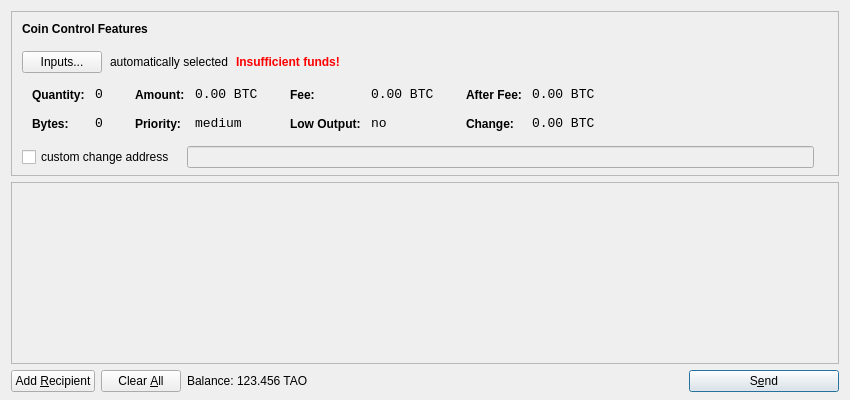
<?xml version="1.0" encoding="UTF-8"?>
<ui version="4.0">
 <class>SendCoinsDialog</class>
 <widget class="QDialog" name="SendCoinsDialog">
  <property name="geometry">
   <rect>
    <x>0</x>
    <y>0</y>
    <width>850</width>
    <height>400</height>
   </rect>
  </property>
  <property name="windowTitle">
   <string>Send Coins</string>
  </property>
  <layout class="QVBoxLayout" name="verticalLayout" stretch="0,1,0">
   <property name="bottomMargin">
    <number>8</number>
   </property>
   <item>
    <widget class="QFrame" name="frameCoinControl">
     <property name="sizePolicy">
      <sizepolicy hsizetype="Expanding" vsizetype="Expanding">
       <horstretch>0</horstretch>
       <verstretch>0</verstretch>
      </sizepolicy>
     </property>
     <property name="maximumSize">
      <size>
       <width>16777215</width>
       <height>16777215</height>
      </size>
     </property>
     <property name="frameShape">
      <enum>QFrame::StyledPanel</enum>
     </property>
     <property name="frameShadow">
      <enum>QFrame::Sunken</enum>
     </property>
     <layout class="QVBoxLayout" name="verticalLayoutCoinControl2">
      <property name="spacing">
       <number>-1</number>
      </property>
      <property name="leftMargin">
       <number>0</number>
      </property>
      <property name="topMargin">
       <number>0</number>
      </property>
      <property name="rightMargin">
       <number>0</number>
      </property>
      <property name="bottomMargin">
       <number>6</number>
      </property>
      <item>
       <layout class="QVBoxLayout" name="verticalLayoutCoinControl" stretch="0,0,0,0,1">
        <property name="spacing">
         <number>0</number>
        </property>
        <property name="leftMargin">
         <number>10</number>
        </property>
        <property name="topMargin">
         <number>10</number>
        </property>
        <item>
         <layout class="QHBoxLayout" name="horizontalLayoutCoinControl1">
          <property name="bottomMargin">
           <number>15</number>
          </property>
          <item>
           <widget class="QLabel" name="labelCoinControlFeatures">
            <property name="sizePolicy">
             <sizepolicy hsizetype="Preferred" vsizetype="Maximum">
              <horstretch>0</horstretch>
              <verstretch>0</verstretch>
             </sizepolicy>
            </property>
            <property name="font">
             <font>
              <weight>75</weight>
              <bold>true</bold>
             </font>
            </property>
            <property name="styleSheet">
             <string notr="true">font-weight:bold;</string>
            </property>
            <property name="text">
             <string>Coin Control Features</string>
            </property>
           </widget>
          </item>
         </layout>
        </item>
        <item>
         <layout class="QHBoxLayout" name="horizontalLayoutCoinControl2" stretch="0,0,0,0">
          <property name="spacing">
           <number>8</number>
          </property>
          <property name="bottomMargin">
           <number>10</number>
          </property>
          <item>
           <widget class="QPushButton" name="pushButtonCoinControl">
            <property name="styleSheet">
             <string notr="true"/>
            </property>
            <property name="text">
             <string>Inputs...</string>
            </property>
           </widget>
          </item>
          <item>
           <widget class="QLabel" name="labelCoinControlAutomaticallySelected">
            <property name="text">
             <string>automatically selected</string>
            </property>
            <property name="margin">
             <number>5</number>
            </property>
           </widget>
          </item>
          <item>
           <widget class="QLabel" name="labelCoinControlInsuffFunds">
            <property name="font">
             <font>
              <weight>75</weight>
              <bold>true</bold>
             </font>
            </property>
            <property name="styleSheet">
             <string notr="true">color:red;font-weight:bold;</string>
            </property>
            <property name="text">
             <string>Insufficient funds!</string>
            </property>
            <property name="margin">
             <number>5</number>
            </property>
           </widget>
          </item>
          <item>
           <spacer name="horizontalSpacerCoinControl">
            <property name="orientation">
             <enum>Qt::Horizontal</enum>
            </property>
            <property name="sizeHint" stdset="0">
             <size>
              <width>40</width>
              <height>1</height>
             </size>
            </property>
           </spacer>
          </item>
         </layout>
        </item>
        <item>
         <widget class="QWidget" name="widgetCoinControl" native="true">
          <property name="sizePolicy">
           <sizepolicy hsizetype="Preferred" vsizetype="Preferred">
            <horstretch>0</horstretch>
            <verstretch>0</verstretch>
           </sizepolicy>
          </property>
          <property name="minimumSize">
           <size>
            <width>0</width>
            <height>0</height>
           </size>
          </property>
          <property name="styleSheet">
           <string notr="true"/>
          </property>
          <layout class="QHBoxLayout" name="horizontalLayoutCoinControl5">
           <property name="margin">
            <number>0</number>
           </property>
           <item>
            <layout class="QHBoxLayout" name="horizontalLayoutCoinControl3" stretch="0,0,0,1">
             <property name="spacing">
              <number>20</number>
             </property>
             <property name="topMargin">
              <number>0</number>
             </property>
             <property name="bottomMargin">
              <number>10</number>
             </property>
             <item>
              <layout class="QFormLayout" name="formLayoutCoinControl1">
               <property name="horizontalSpacing">
                <number>10</number>
               </property>
               <property name="verticalSpacing">
                <number>14</number>
               </property>
               <property name="leftMargin">
                <number>10</number>
               </property>
               <property name="topMargin">
                <number>4</number>
               </property>
               <property name="rightMargin">
                <number>6</number>
               </property>
               <item row="0" column="0">
                <widget class="QLabel" name="labelCoinControlQuantityText">
                 <property name="styleSheet">
                  <string notr="true">font-weight:bold;</string>
                 </property>
                 <property name="text">
                  <string>Quantity:</string>
                 </property>
                 <property name="margin">
                  <number>0</number>
                 </property>
                </widget>
               </item>
               <item row="0" column="1">
                <widget class="QLabel" name="labelCoinControlQuantity">
                 <property name="font">
                  <font>
                   <family>Monospace</family>
                   <pointsize>10</pointsize>
                  </font>
                 </property>
                 <property name="cursor">
                  <cursorShape>IBeamCursor</cursorShape>
                 </property>
                 <property name="contextMenuPolicy">
                  <enum>Qt::ActionsContextMenu</enum>
                 </property>
                 <property name="text">
                  <string notr="true">0</string>
                 </property>
                 <property name="margin">
                  <number>0</number>
                 </property>
                 <property name="textInteractionFlags">
                  <set>Qt::LinksAccessibleByMouse|Qt::TextSelectableByKeyboard|Qt::TextSelectableByMouse</set>
                 </property>
                </widget>
               </item>
               <item row="1" column="0">
                <widget class="QLabel" name="labelCoinControlBytesText">
                 <property name="styleSheet">
                  <string notr="true">font-weight:bold;</string>
                 </property>
                 <property name="text">
                  <string>Bytes:</string>
                 </property>
                </widget>
               </item>
               <item row="1" column="1">
                <widget class="QLabel" name="labelCoinControlBytes">
                 <property name="font">
                  <font>
                   <family>Monospace</family>
                   <pointsize>10</pointsize>
                  </font>
                 </property>
                 <property name="cursor">
                  <cursorShape>IBeamCursor</cursorShape>
                 </property>
                 <property name="contextMenuPolicy">
                  <enum>Qt::ActionsContextMenu</enum>
                 </property>
                 <property name="text">
                  <string notr="true">0</string>
                 </property>
                 <property name="textInteractionFlags">
                  <set>Qt::LinksAccessibleByMouse|Qt::TextSelectableByKeyboard|Qt::TextSelectableByMouse</set>
                 </property>
                </widget>
               </item>
              </layout>
             </item>
             <item>
              <layout class="QFormLayout" name="formLayoutCoinControl2">
               <property name="horizontalSpacing">
                <number>10</number>
               </property>
               <property name="verticalSpacing">
                <number>14</number>
               </property>
               <property name="leftMargin">
                <number>6</number>
               </property>
               <property name="topMargin">
                <number>4</number>
               </property>
               <property name="rightMargin">
                <number>6</number>
               </property>
               <item row="0" column="0">
                <widget class="QLabel" name="labelCoinControlAmountText">
                 <property name="styleSheet">
                  <string notr="true">font-weight:bold;</string>
                 </property>
                 <property name="text">
                  <string>Amount:</string>
                 </property>
                 <property name="margin">
                  <number>0</number>
                 </property>
                </widget>
               </item>
               <item row="0" column="1">
                <widget class="QLabel" name="labelCoinControlAmount">
                 <property name="font">
                  <font>
                   <family>Monospace</family>
                   <pointsize>10</pointsize>
                  </font>
                 </property>
                 <property name="cursor">
                  <cursorShape>IBeamCursor</cursorShape>
                 </property>
                 <property name="contextMenuPolicy">
                  <enum>Qt::ActionsContextMenu</enum>
                 </property>
                 <property name="text">
                  <string notr="true">0.00 BTC</string>
                 </property>
                 <property name="textInteractionFlags">
                  <set>Qt::LinksAccessibleByMouse|Qt::TextSelectableByKeyboard|Qt::TextSelectableByMouse</set>
                 </property>
                </widget>
               </item>
               <item row="1" column="0">
                <widget class="QLabel" name="labelCoinControlPriorityText">
                 <property name="styleSheet">
                  <string notr="true">font-weight:bold;</string>
                 </property>
                 <property name="text">
                  <string>Priority:</string>
                 </property>
                </widget>
               </item>
               <item row="1" column="1">
                <widget class="QLabel" name="labelCoinControlPriority">
                 <property name="font">
                  <font>
                   <family>Monospace</family>
                   <pointsize>10</pointsize>
                  </font>
                 </property>
                 <property name="cursor">
                  <cursorShape>IBeamCursor</cursorShape>
                 </property>
                 <property name="contextMenuPolicy">
                  <enum>Qt::ActionsContextMenu</enum>
                 </property>
                 <property name="text">
                  <string>medium</string>
                 </property>
                 <property name="textInteractionFlags">
                  <set>Qt::LinksAccessibleByMouse|Qt::TextSelectableByKeyboard|Qt::TextSelectableByMouse</set>
                 </property>
                </widget>
               </item>
              </layout>
             </item>
             <item>
              <layout class="QFormLayout" name="formLayoutCoinControl3">
               <property name="horizontalSpacing">
                <number>10</number>
               </property>
               <property name="verticalSpacing">
                <number>14</number>
               </property>
               <property name="leftMargin">
                <number>6</number>
               </property>
               <property name="topMargin">
                <number>4</number>
               </property>
               <property name="rightMargin">
                <number>6</number>
               </property>
               <item row="0" column="0">
                <widget class="QLabel" name="labelCoinControlFeeText">
                 <property name="styleSheet">
                  <string notr="true">font-weight:bold;</string>
                 </property>
                 <property name="text">
                  <string>Fee:</string>
                 </property>
                 <property name="margin">
                  <number>0</number>
                 </property>
                </widget>
               </item>
               <item row="0" column="1">
                <widget class="QLabel" name="labelCoinControlFee">
                 <property name="font">
                  <font>
                   <family>Monospace</family>
                   <pointsize>10</pointsize>
                  </font>
                 </property>
                 <property name="cursor">
                  <cursorShape>IBeamCursor</cursorShape>
                 </property>
                 <property name="contextMenuPolicy">
                  <enum>Qt::ActionsContextMenu</enum>
                 </property>
                 <property name="text">
                  <string notr="true">0.00 BTC</string>
                 </property>
                 <property name="textInteractionFlags">
                  <set>Qt::LinksAccessibleByMouse|Qt::TextSelectableByKeyboard|Qt::TextSelectableByMouse</set>
                 </property>
                </widget>
               </item>
               <item row="1" column="0">
                <widget class="QLabel" name="labelCoinControlLowOutputText">
                 <property name="styleSheet">
                  <string notr="true">font-weight:bold;</string>
                 </property>
                 <property name="text">
                  <string>Low Output:</string>
                 </property>
                </widget>
               </item>
               <item row="1" column="1">
                <widget class="QLabel" name="labelCoinControlLowOutput">
                 <property name="font">
                  <font>
                   <family>Monospace</family>
                   <pointsize>10</pointsize>
                  </font>
                 </property>
                 <property name="cursor">
                  <cursorShape>IBeamCursor</cursorShape>
                 </property>
                 <property name="contextMenuPolicy">
                  <enum>Qt::ActionsContextMenu</enum>
                 </property>
                 <property name="text">
                  <string>no</string>
                 </property>
                 <property name="textInteractionFlags">
                  <set>Qt::LinksAccessibleByMouse|Qt::TextSelectableByKeyboard|Qt::TextSelectableByMouse</set>
                 </property>
                </widget>
               </item>
              </layout>
             </item>
             <item>
              <layout class="QFormLayout" name="formLayoutCoinControl4">
               <property name="horizontalSpacing">
                <number>10</number>
               </property>
               <property name="verticalSpacing">
                <number>14</number>
               </property>
               <property name="leftMargin">
                <number>6</number>
               </property>
               <property name="topMargin">
                <number>4</number>
               </property>
               <property name="rightMargin">
                <number>6</number>
               </property>
               <item row="0" column="0">
                <widget class="QLabel" name="labelCoinControlAfterFeeText">
                 <property name="styleSheet">
                  <string notr="true">font-weight:bold;</string>
                 </property>
                 <property name="text">
                  <string>After Fee:</string>
                 </property>
                 <property name="margin">
                  <number>0</number>
                 </property>
                </widget>
               </item>
               <item row="0" column="1">
                <widget class="QLabel" name="labelCoinControlAfterFee">
                 <property name="font">
                  <font>
                   <family>Monospace</family>
                   <pointsize>10</pointsize>
                  </font>
                 </property>
                 <property name="cursor">
                  <cursorShape>IBeamCursor</cursorShape>
                 </property>
                 <property name="contextMenuPolicy">
                  <enum>Qt::ActionsContextMenu</enum>
                 </property>
                 <property name="text">
                  <string notr="true">0.00 BTC</string>
                 </property>
                 <property name="textInteractionFlags">
                  <set>Qt::LinksAccessibleByMouse|Qt::TextSelectableByKeyboard|Qt::TextSelectableByMouse</set>
                 </property>
                </widget>
               </item>
               <item row="1" column="0">
                <widget class="QLabel" name="labelCoinControlChangeText">
                 <property name="styleSheet">
                  <string notr="true">font-weight:bold;</string>
                 </property>
                 <property name="text">
                  <string>Change:</string>
                 </property>
                </widget>
               </item>
               <item row="1" column="1">
                <widget class="QLabel" name="labelCoinControlChange">
                 <property name="font">
                  <font>
                   <family>Monospace</family>
                   <pointsize>10</pointsize>
                  </font>
                 </property>
                 <property name="cursor">
                  <cursorShape>IBeamCursor</cursorShape>
                 </property>
                 <property name="contextMenuPolicy">
                  <enum>Qt::ActionsContextMenu</enum>
                 </property>
                 <property name="text">
                  <string notr="true">0.00 BTC</string>
                 </property>
                 <property name="textInteractionFlags">
                  <set>Qt::LinksAccessibleByMouse|Qt::TextSelectableByKeyboard|Qt::TextSelectableByMouse</set>
                 </property>
                </widget>
               </item>
              </layout>
             </item>
            </layout>
           </item>
          </layout>
         </widget>
        </item>
        <item>
         <layout class="QHBoxLayout" name="horizontalLayoutCoinControl4" stretch="0,0,0">
          <property name="spacing">
           <number>12</number>
          </property>
          <property name="sizeConstraint">
           <enum>QLayout::SetDefaultConstraint</enum>
          </property>
          <property name="topMargin">
           <number>5</number>
          </property>
          <property name="rightMargin">
           <number>5</number>
          </property>
          <item>
           <widget class="QCheckBox" name="checkBoxCoinControlChange">
            <property name="text">
             <string>custom change address</string>
            </property>
           </widget>
          </item>
          <item>
           <widget class="QLineEdit" name="lineEditCoinControlChange">
            <property name="enabled">
             <bool>false</bool>
            </property>
            <property name="sizePolicy">
             <sizepolicy hsizetype="Expanding" vsizetype="Fixed">
              <horstretch>0</horstretch>
              <verstretch>0</verstretch>
             </sizepolicy>
            </property>
           </widget>
          </item>
          <item>
           <widget class="QLabel" name="labelCoinControlChangeLabel">
            <property name="sizePolicy">
             <sizepolicy hsizetype="Preferred" vsizetype="Expanding">
              <horstretch>0</horstretch>
              <verstretch>0</verstretch>
             </sizepolicy>
            </property>
            <property name="minimumSize">
             <size>
              <width>0</width>
              <height>0</height>
             </size>
            </property>
            <property name="text">
             <string/>
            </property>
            <property name="margin">
             <number>3</number>
            </property>
           </widget>
          </item>
         </layout>
        </item>
        <item>
         <spacer name="verticalSpacerCoinControl">
          <property name="orientation">
           <enum>Qt::Vertical</enum>
          </property>
          <property name="sizeHint" stdset="0">
           <size>
            <width>800</width>
            <height>1</height>
           </size>
          </property>
         </spacer>
        </item>
       </layout>
      </item>
     </layout>
    </widget>
   </item>
   <item>
    <widget class="QScrollArea" name="scrollArea">
     <property name="widgetResizable">
      <bool>true</bool>
     </property>
     <widget class="QWidget" name="scrollAreaWidgetContents">
      <property name="geometry">
       <rect>
        <x>0</x>
        <y>0</y>
        <width>830</width>
        <height>165</height>
       </rect>
      </property>
      <layout class="QVBoxLayout" name="verticalLayout_2">
       <property name="margin">
        <number>0</number>
       </property>
       <item>
        <layout class="QVBoxLayout" name="entries">
         <property name="spacing">
          <number>6</number>
         </property>
        </layout>
       </item>
       <item>
        <spacer name="verticalSpacer">
         <property name="orientation">
          <enum>Qt::Vertical</enum>
         </property>
         <property name="sizeHint" stdset="0">
          <size>
           <width>20</width>
           <height>40</height>
          </size>
         </property>
        </spacer>
       </item>
      </layout>
     </widget>
    </widget>
   </item>
   <item>
    <layout class="QHBoxLayout" name="horizontalLayout">
     <item>
      <widget class="QPushButton" name="addButton">
       <property name="toolTip">
        <string>Send to multiple recipients at once</string>
       </property>
       <property name="text">
        <string>Add &amp;Recipient</string>
       </property>
       <property name="icon">
        <iconset resource="../bitcoin.qrc">
         <normaloff>:/icons/add</normaloff>:/icons/add</iconset>
       </property>
       <property name="autoDefault">
        <bool>false</bool>
       </property>
      </widget>
     </item>
     <item>
      <widget class="QPushButton" name="clearButton">
       <property name="sizePolicy">
        <sizepolicy hsizetype="Minimum" vsizetype="Fixed">
         <horstretch>0</horstretch>
         <verstretch>0</verstretch>
        </sizepolicy>
       </property>
       <property name="toolTip">
        <string>Remove all transaction fields</string>
       </property>
       <property name="text">
        <string>Clear &amp;All</string>
       </property>
       <property name="icon">
        <iconset resource="../bitcoin.qrc">
         <normaloff>:/icons/remove</normaloff>:/icons/remove</iconset>
       </property>
       <property name="autoRepeatDelay">
        <number>300</number>
       </property>
       <property name="autoDefault">
        <bool>false</bool>
       </property>
      </widget>
     </item>
     <item>
      <layout class="QHBoxLayout" name="horizontalLayout_2">
       <property name="spacing">
        <number>3</number>
       </property>
       <item>
        <widget class="QLabel" name="label">
         <property name="text">
          <string>Balance:</string>
         </property>
        </widget>
       </item>
       <item>
        <widget class="QLabel" name="labelBalance">
         <property name="cursor">
          <cursorShape>IBeamCursor</cursorShape>
         </property>
         <property name="text">
          <string>123.456 TAO</string>
         </property>
         <property name="textInteractionFlags">
          <set>Qt::LinksAccessibleByMouse|Qt::TextSelectableByKeyboard|Qt::TextSelectableByMouse</set>
         </property>
        </widget>
       </item>
      </layout>
     </item>
     <item>
      <spacer name="horizontalSpacer">
       <property name="orientation">
        <enum>Qt::Horizontal</enum>
       </property>
       <property name="sizeHint" stdset="0">
        <size>
         <width>40</width>
         <height>20</height>
        </size>
       </property>
      </spacer>
     </item>
     <item>
      <widget class="QPushButton" name="sendButton">
       <property name="minimumSize">
        <size>
         <width>150</width>
         <height>0</height>
        </size>
       </property>
       <property name="toolTip">
        <string>Confirm the send action</string>
       </property>
       <property name="text">
        <string>S&amp;end</string>
       </property>
       <property name="icon">
        <iconset resource="../bitcoin.qrc">
         <normaloff>:/icons/send</normaloff>:/icons/send</iconset>
       </property>
       <property name="default">
        <bool>true</bool>
       </property>
      </widget>
     </item>
    </layout>
   </item>
  </layout>
 </widget>
 <resources>
  <include location="../bitcoin.qrc"/>
 </resources>
 <connections/>
</ui>
